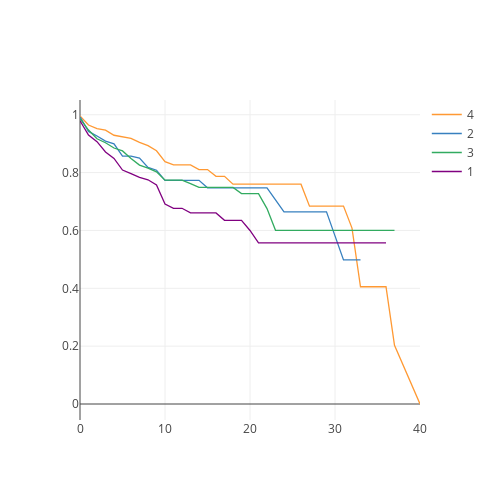

The notebook cell saved with this chart:
### Code cell
surv_jobSats_yComp.iplot(kind='line', 
           xTitle='Years at company', 
           yTitle='Attrition', 
           title='Attrition by years at company and job satisfaction', layout=go.Layout(autosize=False,width=500,height=500))

### Figure 1 — Plotly figure (JSON) as saved in the notebook; plotly's stock layout.template omitted (floating-point values rounded to 4 significant figures)
{"data": [{"line": {"color": "rgba(255, 153, 51, 1.0)", "dash": "solid", "shape": "linear", "width": 1.3}, "mode": "lines", "name": "4", "text": "", "type": "scatter", "uid": "e792339e-ec61-4e29-9c30-af846b1a4540", "x": [0, 1, 2, 3, 4, 5, 6, 7, 8, 9, 10, 11, 12, 13, 14, 15, 16, 17, 18, 19, 20, 21, 22, 23, 24, 25, 26, 27, 29, 30, 31, 32, 33, 34, 36, 37, 40], "y": [0.9956, 0.9645, 0.9523, 0.9469, 0.929, 0.9226, 0.9185, 0.9043, 0.8933, 0.8754, 0.838, 0.8268, 0.8268, 0.8268, 0.8103, 0.8103, 0.7872, 0.7872, 0.76, 0.76, 0.76, 0.76, 0.76, 0.76, 0.76, 0.76, 0.76, 0.684, 0.684, 0.684, 0.684, 0.608, 0.4053, 0.4053, 0.4053, 0.2027, 0]}, {"line": {"color": "rgba(55, 128, 191, 1.0)", "dash": "solid", "shape": "linear", "width": 1.3}, "mode": "lines", "name": "2", "text": "", "type": "scatter", "uid": "a59e62ce-0640-4a1f-a4b9-c814581fd6b6", "x": [0, 1, 2, 3, 4, 5, 6, 7, 8, 9, 10, 11, 12, 13, 14, 15, 16, 17, 18, 19, 20, 21, 22, 23, 24, 25, 26, 27, 29, 30, 31, 32, 33, 34, 36, 37, 40], "y": [0.9929, 0.9423, 0.9263, 0.9091, 0.8996, 0.8573, 0.8573, 0.85, 0.8179, 0.8083, 0.7731, 0.7731, 0.7731, 0.7731, 0.7731, 0.7474, 0.7474, 0.7474, 0.7474, 0.7474, 0.7474, 0.7474, 0.7474, 0.7059, 0.6643, 0.6643, 0.6643, 0.6643, 0.6643, 0.5813, 0.4983, 0.4983, 0.4983, "", "", "", ""]}, {"line": {"color": "rgba(50, 171, 96, 1.0)", "dash": "solid", "shape": "linear", "width": 1.3}, "mode": "lines", "name": "3", "text": "", "type": "scatter", "uid": "bf0fa2f5-655b-4abb-bec1-1761002f67f1", "x": [0, 1, 2, 3, 4, 5, 6, 7, 8, 9, 10, 11, 12, 13, 14, 15, 16, 17, 18, 19, 20, 21, 22, 23, 24, 25, 26, 27, 29, 30, 31, 32, 33, 34, 36, 37, 40], "y": [0.9864, 0.9471, 0.917, 0.9033, 0.8849, 0.8748, 0.8487, 0.8259, 0.8157, 0.8028, 0.7739, 0.7739, 0.7739, 0.7618, 0.7489, 0.7489, 0.7489, 0.7489, 0.7489, 0.7275, 0.7275, 0.7275, 0.6755, 0.6005, 0.6005, 0.6005, 0.6005, 0.6005, 0.6005, 0.6005, 0.6005, 0.6005, 0.6005, 0.6005, 0.6005, 0.6005, ""]}, {"line": {"color": "rgba(128, 0, 128, 1.0)", "dash": "solid", "shape": "linear", "width": 1.3}, "mode": "lines", "name": "1", "text": "", "type": "scatter", "uid": "4a401f10-23bc-47fc-a69b-7c9b87b96d6e", "x": [0, 1, 2, 3, 4, 5, 6, 7, 8, 9, 10, 11, 12, 13, 14, 15, 16, 17, 18, 19, 20, 21, 22, 23, 24, 25, 26, 27, 29, 30, 31, 32, 33, 34, 36, 37, 40], "y": [0.9792, 0.9297, 0.9071, 0.8711, 0.8489, 0.8087, 0.7965, 0.7833, 0.7752, 0.7572, 0.6913, 0.6766, 0.6766, 0.6605, 0.6605, 0.6605, 0.6605, 0.6351, 0.6351, 0.6351, 0.5998, 0.557, 0.557, 0.557, 0.557, 0.557, 0.557, 0.557, 0.557, 0.557, 0.557, 0.557, 0.557, 0.557, 0.557, "", ""]}], "layout": {"autosize": false, "height": 500, "width": 500, "xaxis": {"autorange": true, "range": [0, 40], "type": "linear"}, "yaxis": {"autorange": true, "range": [-0.05531, 1.051], "type": "linear"}}}
